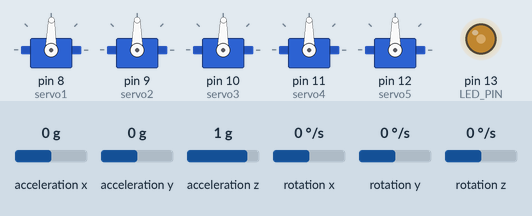
The sketch below on a simulated Arduino Uno, built with avr-gcc and run on an emulated ATmega328P. Parts: 5 × servo, output pins drawn as LEDs (lit = HIGH). The inputs (shaded band) are chosen by the test bench; at power-on: acceleration x 0 g, acceleration y 0 g, acceleration z 1 g, rotation x 0 °/s, rotation y 0 °/s, rotation z 0 °/s. What the sketch prints to the serial monitor is not drawn.

Above: at 1.2 s.
1.3 s: acceleration x set to 0.8 g
At 2.0 s:
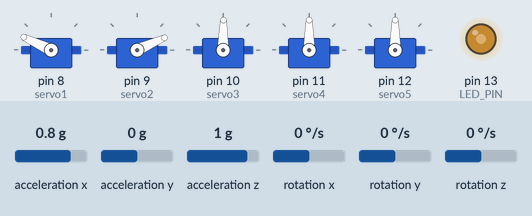
2.8 s: acceleration y set to -1.4 g
At 3.34 s:
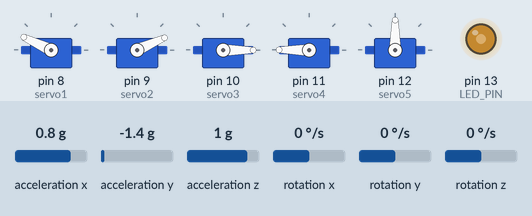
5.8 s: acceleration x set to 0 g
At 6.14 s:
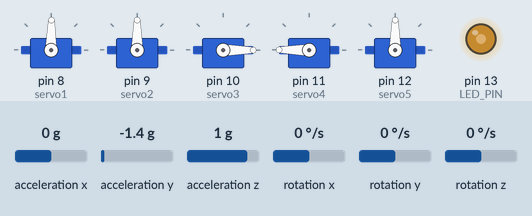
8.8 s: acceleration x set to 1.4 g
At 8.96 s:
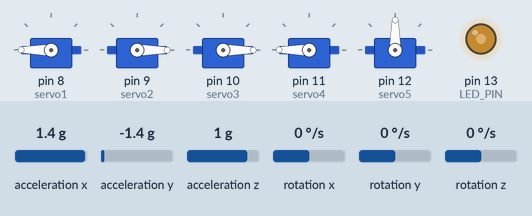
11.8 s: acceleration x set to -1.4 g
At 12.9 s:
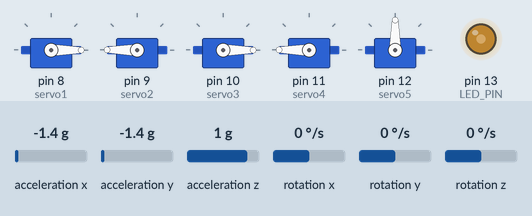
14.8 s: acceleration y set to 0 g
At 15.02 s:
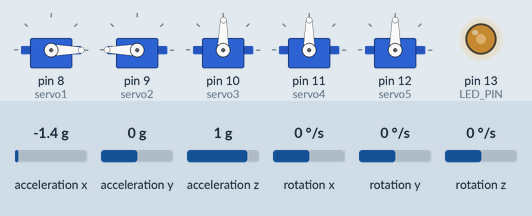
Timing chart, 0 to 18.8 s (numbered marks = the images above; inputs shaded):
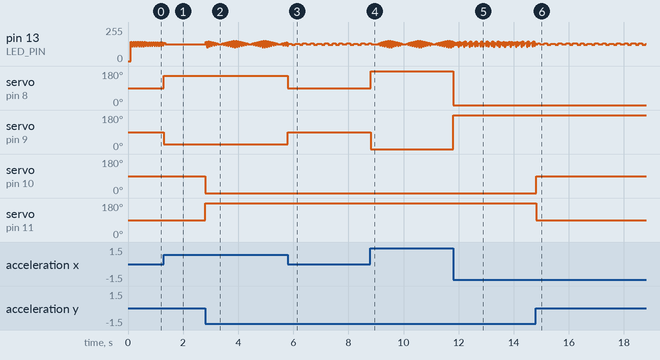

The sketch:

betaControl.ino
```cpp
#include "I2Cdev.h"
#include "MPU6050.h"
#include "Servo.h"
Servo servo1;
Servo servo2;
Servo servo3;
Servo servo4;
Servo servo5;

bool xS;

// Arduino Wire library is required if I2Cdev I2CDEV_ARDUINO_WIRE implementation
// is used in I2Cdev.h
#if I2CDEV_IMPLEMENTATION == I2CDEV_ARDUINO_WIRE
    #include "Wire.h"
#endif

// class default I2C address is 0x68
// specific I2C addresses may be passed as a parameter here
// AD0 low = 0x68 (default for InvenSense evaluation board)
// AD0 high = 0x69
MPU6050 accelgyro;
//MPU6050 accelgyro(0x69); // <-- use for AD0 high

int16_t ax, ay, az;
int16_t gx, gy, gz;


// uncomment "OUTPUT_READABLE_ACCELGYRO" if you want to see a tab-separated
// list of the accel X/Y/Z and then gyro X/Y/Z values in decimal. Easy to read,
// not so easy to parse, and slow(er) over UART.
#define OUTPUT_READABLE_ACCELGYRO

// uncomment "OUTPUT_BINARY_ACCELGYRO" to send all 6 axes of data as 16-bit
// binary, one right after the other. This is very fast (as fast as possible
// without compression or data loss), and easy to parse, but impossible to read
// for a human.
//#define OUTPUT_BINARY_ACCELGYRO


#define LED_PIN 13
bool blinkState = false;

void setup() {
    // join I2C bus (I2Cdev library doesn't do this automatically)
    #if I2CDEV_IMPLEMENTATION == I2CDEV_ARDUINO_WIRE
        Wire.begin();
    #elif I2CDEV_IMPLEMENTATION == I2CDEV_BUILTIN_FASTWIRE
        Fastwire::setup(400, true);
    #endif

    // initialize serial communication
    // (38400 chosen because it works as well at 8MHz as it does at 16MHz, but
    // it's really up to you depending on your project)
    Serial.begin(38400);
    // initialize device
    Serial.println("Yo dis is awsome!");
    Serial.println("Initializing I2C devices...");
    accelgyro.initialize();

    // verify connection
    Serial.println("Testing device connections...");
    Serial.println(accelgyro.testConnection() ? "MPU6050 connection successful" : "MPU6050 connection failed");

    //attach servos
    servo1.attach(8);
    servo2.attach(9);
    servo3.attach(10);
    servo4.attach(11);
    servo5.attach(12);
    //write angle of 90 degrees to servos
    servo1.write(90);
    servo2.write(90);
    servo3.write(90);
    servo4.write(90);
    servo5.write(90);
    // configure Arduino LED for
    pinMode(LED_PIN, OUTPUT);
}

void loop() {
    // read raw accel/gyro measurements from device
    accelgyro.getMotion6(&ax, &ay, &az, &gx, &gy, &gz);

    // these methods (and a few others) are also available
    //accelgyro.getAcceleration(&ax, &ay, &az);
    //accelgyro.getRotation(&gx, &gy, &gz);

    #ifdef OUTPUT_READABLE_ACCELGYRO
        // display tab-separated accel/gyro x/y/z values
        Serial.print("a/g:\t");
        Serial.print(ax); Serial.print("\t");
        Serial.print(ay); Serial.print("\t");
        Serial.print(az); Serial.print("\t");
        Serial.print(gx); Serial.print("\t");
        Serial.print(gy); Serial.print("\t");
        Serial.println(gz);
    #endif

    #ifdef OUTPUT_BINARY_ACCELGYRO
        Serial.write((uint8_t)(ax >> 8)); Serial.write((uint8_t)(ax & 0xFF));
        Serial.write((uint8_t)(ay >> 8)); Serial.write((uint8_t)(ay & 0xFF));
        Serial.write((uint8_t)(az >> 8)); Serial.write((uint8_t)(az & 0xFF));
        Serial.write((uint8_t)(gx >> 8)); Serial.write((uint8_t)(gx & 0xFF));
        Serial.write((uint8_t)(gy >> 8)); Serial.write((uint8_t)(gy & 0xFF));
        Serial.write((uint8_t)(gz >> 8)); Serial.write((uint8_t)(gz & 0xFF));
    #endif
    int angleX = map(ax, -17800, 17800, 0, 179);
    int angleX2 = map(ax, -17800, 17800, 179, 0);
    int angleY = map(ay, -17800, 17800, 0, 179);
    int angleY2 = map(ay, -17800, 17800, 179, 0);
    int angleZ = map(gz, -17800, 17800, 179, 0);

    int angleR;
    /*
    if (angleZ < 90) {
      angleR = -angleZ;
    } else {
      angleR = angleZ;
    }
    */
    if (angleX + angleR && angleX2 + angleR > 180) {
      servo1.write(angleX + angleR);
      servo2.write(angleX2 + angleR);
    } else {
      servo1.write(angleX);
      servo2.write(angleX2);
    }
    if (angleY + angleR && angleY2 + angleR > 180) {
      servo3.write(angleY);
      servo4.write(angleY2);
    } else {
      servo3.write(angleY);
      servo4.write(angleY2);
    }
    // blink LED to indicate activity
    blinkState = !blinkState;
    digitalWrite(LED_PIN, blinkState);
}
```

Measured:
- after the input at 1.3 s, servo on pin 8 (servo1): 89° → 155° at once; servo on pin 9 (servo2): 90° → 24° at once
- after the input at 2.8 s, servo on pin 10 (servo3): 89° → 0° at once; servo on pin 11 (servo4): 90° → 180° at once
- after the input at 5.8 s, servo on pin 8 (servo1): 155° → 89° at once; servo on pin 9 (servo2): 24° → 90° at once
- after the input at 8.8 s, servo on pin 8 (servo1): 89° → 180° at once; servo on pin 9 (servo2): 90° → 0° at once
- after the input at 11.8 s, servo on pin 8 (servo1): 180° → 0° at once; servo on pin 9 (servo2): 0° → 180° at once
- after the input at 14.8 s, servo on pin 10 (servo3): 0° → 89° at once; servo on pin 11 (servo4): 180° → 90° at once
